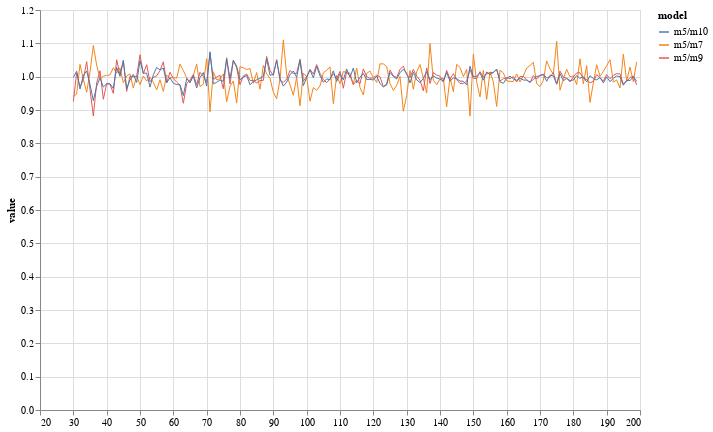

Source (notebook cell):
### Code cell
width = 600
height = 400
c = alt.Chart(bfdf).mark_line(
    strokeWidth = 1,
    ).encode(
    alt.X('t:Q', title=None),
    alt.Y('value:Q'),
    alt.Color('model')
    ).properties(width=width, height=height).interactive()
c

### Figure 1 — Vega-Lite specification as saved in the notebook (floating-point values rounded to 4 significant figures; data arrays with more than 128 entries replaced by an {"elided": "..."} marker saying what was removed)
{"config": {"view": {"continuousWidth": 400, "continuousHeight": 300}}, "data": {"name": "data-806ae1d9413f584e3cfd69c6cc405bcb"}, "mark": {"type": "line", "strokeWidth": 1}, "encoding": {"color": {"type": "nominal", "field": "model"}, "x": {"type": "quantitative", "field": "t", "title": null}, "y": {"type": "quantitative", "field": "value"}}, "height": 400, "selection": {"selector001": {"type": "interval", "bind": "scales", "encodings": ["x", "y"]}}, "width": 600, "$schema": "https://vega.github.io/schema/vega-lite/v4.8.1.json", "datasets": {"data-806ae1d9413f584e3cfd69c6cc405bcb": {"elided": "510 records"}}}
